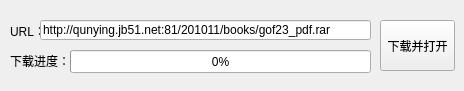
<?xml version="1.0" encoding="UTF-8"?>
<ui version="4.0">
 <class>DownloadUrlFileDemoClass</class>
 <widget class="QMainWindow" name="DownloadUrlFileDemoClass">
  <property name="geometry">
   <rect>
    <x>0</x>
    <y>0</y>
    <width>464</width>
    <height>91</height>
   </rect>
  </property>
  <property name="windowTitle">
   <string>DownloadUrlFileDemo</string>
  </property>
  <widget class="QWidget" name="centralWidget">
   <widget class="QLabel" name="label">
    <property name="geometry">
     <rect>
      <x>10</x>
      <y>20</y>
      <width>31</width>
      <height>21</height>
     </rect>
    </property>
    <property name="text">
     <string>URL：</string>
    </property>
   </widget>
   <widget class="QLineEdit" name="txtUrl">
    <property name="geometry">
     <rect>
      <x>40</x>
      <y>20</y>
      <width>331</width>
      <height>20</height>
     </rect>
    </property>
    <property name="text">
     <string>http://qunying.jb51.net:81/201011/books/gof23_pdf.rar</string>
    </property>
   </widget>
   <widget class="QPushButton" name="btnDownload">
    <property name="geometry">
     <rect>
      <x>380</x>
      <y>20</y>
      <width>75</width>
      <height>51</height>
     </rect>
    </property>
    <property name="text">
     <string>下载并打开</string>
    </property>
   </widget>
   <widget class="QLabel" name="label_2">
    <property name="geometry">
     <rect>
      <x>10</x>
      <y>50</y>
      <width>61</width>
      <height>21</height>
     </rect>
    </property>
    <property name="text">
     <string>下载进度：</string>
    </property>
   </widget>
   <widget class="QProgressBar" name="pbDownload">
    <property name="geometry">
     <rect>
      <x>70</x>
      <y>50</y>
      <width>301</width>
      <height>23</height>
     </rect>
    </property>
    <property name="value">
     <number>0</number>
    </property>
    <property name="alignment">
     <set>Qt::AlignCenter</set>
    </property>
   </widget>
  </widget>
 </widget>
 <layoutdefault spacing="6" margin="11"/>
 <resources>
  <include location="DownloadUrlFileDemo.qrc"/>
 </resources>
 <connections/>
</ui>
